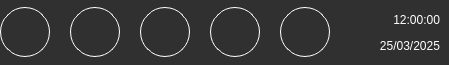
     <widget class="QFrame" name="frameTaskbarBottom">
      <property name="minimumSize">
       <size>
        <width>0</width>
        <height>65</height>
       </size>
      </property>
      <property name="maximumSize">
       <size>
        <width>16777215</width>
        <height>65</height>
       </size>
      </property>
      <property name="styleSheet">
       <string notr="true">background-color: rgb(48, 48, 48);</string>
      </property>
      <property name="frameShape">
       <enum>QFrame::NoFrame</enum>
      </property>
      <property name="frameShadow">
       <enum>QFrame::Raised</enum>
      </property>
      <layout class="QHBoxLayout" name="horizontalLayout_2">
       <property name="spacing">
        <number>0</number>
       </property>
       <property name="leftMargin">
        <number>0</number>
       </property>
       <property name="topMargin">
        <number>0</number>
       </property>
       <property name="rightMargin">
        <number>0</number>
       </property>
       <property name="bottomMargin">
        <number>0</number>
       </property>
       <item>
        <widget class="QFrame" name="frame_2">
         <property name="styleSheet">
          <string notr="true">   QToolButton {
        border: 1px solid #FFFFFF;
        border-radius: 25px;
        background-color: transparent;
        text-align: center;  /* Align text to bottom */
     	font: 8pt &quot;Arial&quot;;

    }</string>
         </property>
         <property name="frameShape">
          <enum>QFrame::NoFrame</enum>
         </property>
         <property name="frameShadow">
          <enum>QFrame::Raised</enum>
         </property>
         <layout class="QHBoxLayout" name="horizontalLayout_3">
          <property name="spacing">
           <number>20</number>
          </property>
          <property name="leftMargin">
           <number>0</number>
          </property>
          <property name="topMargin">
           <number>0</number>
          </property>
          <property name="rightMargin">
           <number>0</number>
          </property>
          <property name="bottomMargin">
           <number>0</number>
          </property>
          <item>
           <widget class="QToolButton" name="toolButton_8">
            <property name="minimumSize">
             <size>
              <width>50</width>
              <height>50</height>
             </size>
            </property>
            <property name="maximumSize">
             <size>
              <width>50</width>
              <height>50</height>
             </size>
            </property>
            <property name="text">
             <string/>
            </property>
            <property name="icon">
             <iconset resource="../resources.qrc">
              <normaloff>:/icons/resources/Home.png</normaloff>:/icons/resources/Home.png</iconset>
            </property>
            <property name="iconSize">
             <size>
              <width>25</width>
              <height>20</height>
             </size>
            </property>
           </widget>
          </item>
          <item>
           <widget class="QToolButton" name="toolButton_9">
            <property name="minimumSize">
             <size>
              <width>50</width>
              <height>50</height>
             </size>
            </property>
            <property name="maximumSize">
             <size>
              <width>50</width>
              <height>50</height>
             </size>
            </property>
            <property name="text">
             <string/>
            </property>
            <property name="icon">
             <iconset resource="../resources.qrc">
              <normaloff>:/icons/resources/info.png</normaloff>:/icons/resources/info.png</iconset>
            </property>
            <property name="iconSize">
             <size>
              <width>25</width>
              <height>20</height>
             </size>
            </property>
           </widget>
          </item>
          <item>
           <widget class="QToolButton" name="toolButton_10">
            <property name="minimumSize">
             <size>
              <width>50</width>
              <height>50</height>
             </size>
            </property>
            <property name="maximumSize">
             <size>
              <width>50</width>
              <height>50</height>
             </size>
            </property>
            <property name="text">
             <string/>
            </property>
            <property name="icon">
             <iconset resource="../resources.qrc">
              <normaloff>:/icons/resources/location.png</normaloff>:/icons/resources/location.png</iconset>
            </property>
            <property name="iconSize">
             <size>
              <width>25</width>
              <height>20</height>
             </size>
            </property>
           </widget>
          </item>
          <item>
           <widget class="QToolButton" name="toolButton_11">
            <property name="minimumSize">
             <size>
              <width>50</width>
              <height>50</height>
             </size>
            </property>
            <property name="maximumSize">
             <size>
              <width>50</width>
              <height>50</height>
             </size>
            </property>
            <property name="text">
             <string/>
            </property>
            <property name="icon">
             <iconset resource="../resources.qrc">
              <normaloff>:/icons/resources/netowrk.png</normaloff>:/icons/resources/netowrk.png</iconset>
            </property>
            <property name="iconSize">
             <size>
              <width>25</width>
              <height>20</height>
             </size>
            </property>
           </widget>
          </item>
          <item>
           <widget class="QToolButton" name="toolButton_12">
            <property name="minimumSize">
             <size>
              <width>50</width>
              <height>50</height>
             </size>
            </property>
            <property name="maximumSize">
             <size>
              <width>50</width>
              <height>50</height>
             </size>
            </property>
            <property name="text">
             <string/>
            </property>
            <property name="icon">
             <iconset resource="../resources.qrc">
              <normaloff>:/icons/resources/settings.png</normaloff>:/icons/resources/settings.png</iconset>
            </property>
            <property name="iconSize">
             <size>
              <width>25</width>
              <height>20</height>
             </size>
            </property>
           </widget>
          </item>
          <item>
           <spacer name="horizontalSpacer_4">
            <property name="orientation">
             <enum>Qt::Horizontal</enum>
            </property>
            <property name="sizeType">
             <enum>QSizePolicy::Expanding</enum>
            </property>
            <property name="sizeHint" stdset="0">
             <size>
              <width>40</width>
              <height>20</height>
             </size>
            </property>
           </spacer>
          </item>
         </layout>
        </widget>
       </item>
       <item>
        <widget class="QFrame" name="frame_3">
         <property name="styleSheet">
          <string notr="true">QLabel {
	color: rgb(255, 255, 255);
	font:  18pt &quot;Arial&quot;;
}</string>
         </property>
         <property name="frameShape">
          <enum>QFrame::NoFrame</enum>
         </property>
         <property name="frameShadow">
          <enum>QFrame::Raised</enum>
         </property>
         <layout class="QVBoxLayout" name="verticalLayout">
          <property name="rightMargin">
           <number>9</number>
          </property>
          <item>
           <widget class="QLabel" name="label_16">
            <property name="styleSheet">
             <string notr="true">color: rgb(255, 255, 255);</string>
            </property>
            <property name="text">
             <string>12:00:00</string>
            </property>
            <property name="alignment">
             <set>Qt::AlignRight|Qt::AlignTrailing|Qt::AlignVCenter</set>
            </property>
           </widget>
          </item>
          <item>
           <widget class="QLabel" name="label_17">
            <property name="styleSheet">
             <string notr="true">color: rgb(255, 255, 255);</string>
            </property>
            <property name="text">
             <string>25/03/2025</string>
            </property>
            <property name="alignment">
             <set>Qt::AlignRight|Qt::AlignTrailing|Qt::AlignVCenter</set>
            </property>
           </widget>
          </item>
         </layout>
        </widget>
       </item>
      </layout>
     </widget>
